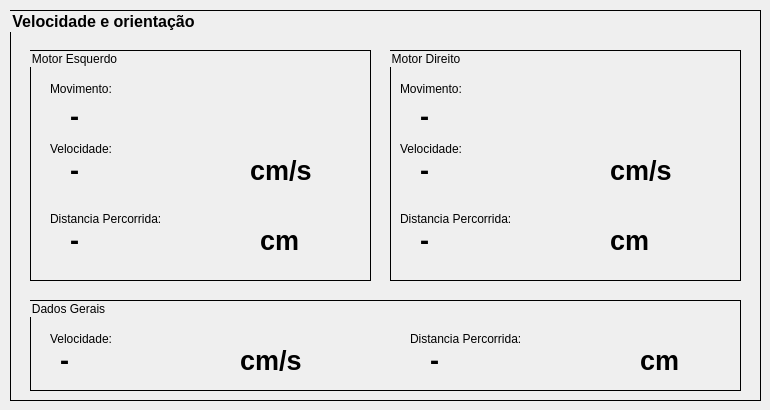
    <widget class="QWidget" name="tabMovimento">
     <attribute name="title">
      <string>Movimento</string>
     </attribute>
     <widget class="QGroupBox" name="groupBox_6">
      <property name="geometry">
       <rect>
        <x>10</x>
        <y>10</y>
        <width>751</width>
        <height>391</height>
       </rect>
      </property>
      <property name="font">
       <font>
        <pointsize>12</pointsize>
        <weight>75</weight>
        <bold>true</bold>
       </font>
      </property>
      <property name="styleSheet">
       <string notr="true">QGroupBox {border: 1px solid black}</string>
      </property>
      <property name="title">
       <string>Velocidade e orientação</string>
      </property>
      <widget class="QGroupBox" name="groupBoxMotEsq">
       <property name="geometry">
        <rect>
         <x>20</x>
         <y>40</y>
         <width>341</width>
         <height>231</height>
        </rect>
       </property>
       <property name="title">
        <string>Motor Esquerdo</string>
       </property>
       <widget class="QLabel" name="labelMovimentoEsq">
        <property name="geometry">
         <rect>
          <x>20</x>
          <y>30</y>
          <width>81</width>
          <height>17</height>
         </rect>
        </property>
        <property name="text">
         <string>Movimento:</string>
        </property>
       </widget>
       <widget class="QLabel" name="labelVelocidadeEsq">
        <property name="geometry">
         <rect>
          <x>20</x>
          <y>90</y>
          <width>81</width>
          <height>17</height>
         </rect>
        </property>
        <property name="text">
         <string>Velocidade:</string>
        </property>
       </widget>
       <widget class="QLabel" name="labelDistPercorEsq">
        <property name="geometry">
         <rect>
          <x>20</x>
          <y>160</y>
          <width>131</width>
          <height>17</height>
         </rect>
        </property>
        <property name="text">
         <string>Distancia Percorrida:</string>
        </property>
       </widget>
       <widget class="QLabel" name="labelDadosMESinal">
        <property name="geometry">
         <rect>
          <x>40</x>
          <y>56</y>
          <width>81</width>
          <height>21</height>
         </rect>
        </property>
        <property name="font">
         <font>
          <pointsize>20</pointsize>
          <weight>75</weight>
          <bold>true</bold>
         </font>
        </property>
        <property name="text">
         <string>-</string>
        </property>
       </widget>
       <widget class="QLabel" name="labelCmEsq_2">
        <property name="geometry">
         <rect>
          <x>220</x>
          <y>110</y>
          <width>71</width>
          <height>21</height>
         </rect>
        </property>
        <property name="font">
         <font>
          <pointsize>20</pointsize>
          <weight>75</weight>
          <bold>true</bold>
         </font>
        </property>
        <property name="text">
         <string>cm/s</string>
        </property>
       </widget>
       <widget class="QLabel" name="labelCmEsq">
        <property name="geometry">
         <rect>
          <x>230</x>
          <y>180</y>
          <width>51</width>
          <height>21</height>
         </rect>
        </property>
        <property name="font">
         <font>
          <pointsize>20</pointsize>
          <weight>75</weight>
          <bold>true</bold>
         </font>
        </property>
        <property name="text">
         <string>cm</string>
        </property>
       </widget>
       <widget class="QLabel" name="labelDadosMEVelocidade">
        <property name="geometry">
         <rect>
          <x>40</x>
          <y>110</y>
          <width>171</width>
          <height>21</height>
         </rect>
        </property>
        <property name="font">
         <font>
          <pointsize>20</pointsize>
          <weight>75</weight>
          <bold>true</bold>
         </font>
        </property>
        <property name="text">
         <string>-</string>
        </property>
       </widget>
       <widget class="QLabel" name="labelDadosMEDistancia">
        <property name="geometry">
         <rect>
          <x>40</x>
          <y>180</y>
          <width>171</width>
          <height>21</height>
         </rect>
        </property>
        <property name="font">
         <font>
          <pointsize>20</pointsize>
          <weight>75</weight>
          <bold>true</bold>
         </font>
        </property>
        <property name="text">
         <string>-</string>
        </property>
       </widget>
      </widget>
      <widget class="QGroupBox" name="groupBoxMotDir">
       <property name="geometry">
        <rect>
         <x>380</x>
         <y>40</y>
         <width>351</width>
         <height>231</height>
        </rect>
       </property>
       <property name="title">
        <string>Motor Direito</string>
       </property>
       <widget class="QLabel" name="labelMovimento_2">
        <property name="geometry">
         <rect>
          <x>10</x>
          <y>30</y>
          <width>81</width>
          <height>17</height>
         </rect>
        </property>
        <property name="text">
         <string>Movimento:</string>
        </property>
       </widget>
       <widget class="QLabel" name="labelCmDir">
        <property name="geometry">
         <rect>
          <x>220</x>
          <y>180</y>
          <width>51</width>
          <height>21</height>
         </rect>
        </property>
        <property name="font">
         <font>
          <pointsize>20</pointsize>
          <weight>75</weight>
          <bold>true</bold>
         </font>
        </property>
        <property name="text">
         <string>cm</string>
        </property>
       </widget>
       <widget class="QLabel" name="labelDistPercor_2">
        <property name="geometry">
         <rect>
          <x>10</x>
          <y>160</y>
          <width>131</width>
          <height>17</height>
         </rect>
        </property>
        <property name="text">
         <string>Distancia Percorrida:</string>
        </property>
       </widget>
       <widget class="QLabel" name="labelCmDir_2">
        <property name="geometry">
         <rect>
          <x>220</x>
          <y>110</y>
          <width>71</width>
          <height>21</height>
         </rect>
        </property>
        <property name="font">
         <font>
          <pointsize>20</pointsize>
          <weight>75</weight>
          <bold>true</bold>
         </font>
        </property>
        <property name="text">
         <string>cm/s</string>
        </property>
       </widget>
       <widget class="QLabel" name="labelDadosMDSinal">
        <property name="geometry">
         <rect>
          <x>30</x>
          <y>56</y>
          <width>81</width>
          <height>21</height>
         </rect>
        </property>
        <property name="font">
         <font>
          <pointsize>20</pointsize>
          <weight>75</weight>
          <bold>true</bold>
         </font>
        </property>
        <property name="text">
         <string>-</string>
        </property>
       </widget>
       <widget class="QLabel" name="labelVelocidade_2">
        <property name="geometry">
         <rect>
          <x>10</x>
          <y>90</y>
          <width>81</width>
          <height>17</height>
         </rect>
        </property>
        <property name="text">
         <string>Velocidade:</string>
        </property>
       </widget>
       <widget class="QLabel" name="labelDadosMDVelocidade">
        <property name="geometry">
         <rect>
          <x>30</x>
          <y>110</y>
          <width>171</width>
          <height>21</height>
         </rect>
        </property>
        <property name="font">
         <font>
          <pointsize>20</pointsize>
          <weight>75</weight>
          <bold>true</bold>
         </font>
        </property>
        <property name="text">
         <string>-</string>
        </property>
       </widget>
       <widget class="QLabel" name="labelDadosMDDistancia">
        <property name="geometry">
         <rect>
          <x>30</x>
          <y>180</y>
          <width>171</width>
          <height>21</height>
         </rect>
        </property>
        <property name="font">
         <font>
          <pointsize>20</pointsize>
          <weight>75</weight>
          <bold>true</bold>
         </font>
        </property>
        <property name="text">
         <string>-</string>
        </property>
       </widget>
      </widget>
      <widget class="QGroupBox" name="groupBox_7">
       <property name="geometry">
        <rect>
         <x>20</x>
         <y>290</y>
         <width>711</width>
         <height>91</height>
        </rect>
       </property>
       <property name="title">
        <string>Dados Gerais</string>
       </property>
       <widget class="QLabel" name="label_5">
        <property name="geometry">
         <rect>
          <x>20</x>
          <y>30</y>
          <width>81</width>
          <height>17</height>
         </rect>
        </property>
        <property name="text">
         <string>Velocidade: </string>
        </property>
       </widget>
       <widget class="QLabel" name="label_6">
        <property name="geometry">
         <rect>
          <x>380</x>
          <y>30</y>
          <width>131</width>
          <height>17</height>
         </rect>
        </property>
        <property name="text">
         <string>Distancia Percorrida: </string>
        </property>
       </widget>
       <widget class="QLabel" name="labelCmEsq_3">
        <property name="geometry">
         <rect>
          <x>210</x>
          <y>50</y>
          <width>81</width>
          <height>21</height>
         </rect>
        </property>
        <property name="font">
         <font>
          <pointsize>20</pointsize>
          <weight>75</weight>
          <bold>true</bold>
         </font>
        </property>
        <property name="text">
         <string>cm/s</string>
        </property>
       </widget>
       <widget class="QLabel" name="labelCmEsq_4">
        <property name="geometry">
         <rect>
          <x>610</x>
          <y>50</y>
          <width>51</width>
          <height>21</height>
         </rect>
        </property>
        <property name="font">
         <font>
          <pointsize>20</pointsize>
          <weight>75</weight>
          <bold>true</bold>
         </font>
        </property>
        <property name="text">
         <string>cm</string>
        </property>
       </widget>
       <widget class="QLabel" name="labelDadosMDGVelocidade">
        <property name="geometry">
         <rect>
          <x>30</x>
          <y>50</y>
          <width>161</width>
          <height>21</height>
         </rect>
        </property>
        <property name="font">
         <font>
          <pointsize>20</pointsize>
          <weight>75</weight>
          <bold>true</bold>
         </font>
        </property>
        <property name="text">
         <string>-</string>
        </property>
       </widget>
       <widget class="QLabel" name="labelDadosMDGDistancia">
        <property name="geometry">
         <rect>
          <x>400</x>
          <y>50</y>
          <width>191</width>
          <height>21</height>
         </rect>
        </property>
        <property name="font">
         <font>
          <pointsize>20</pointsize>
          <weight>75</weight>
          <bold>true</bold>
         </font>
        </property>
        <property name="text">
         <string>-</string>
        </property>
       </widget>
      </widget>
     </widget>
    </widget>
